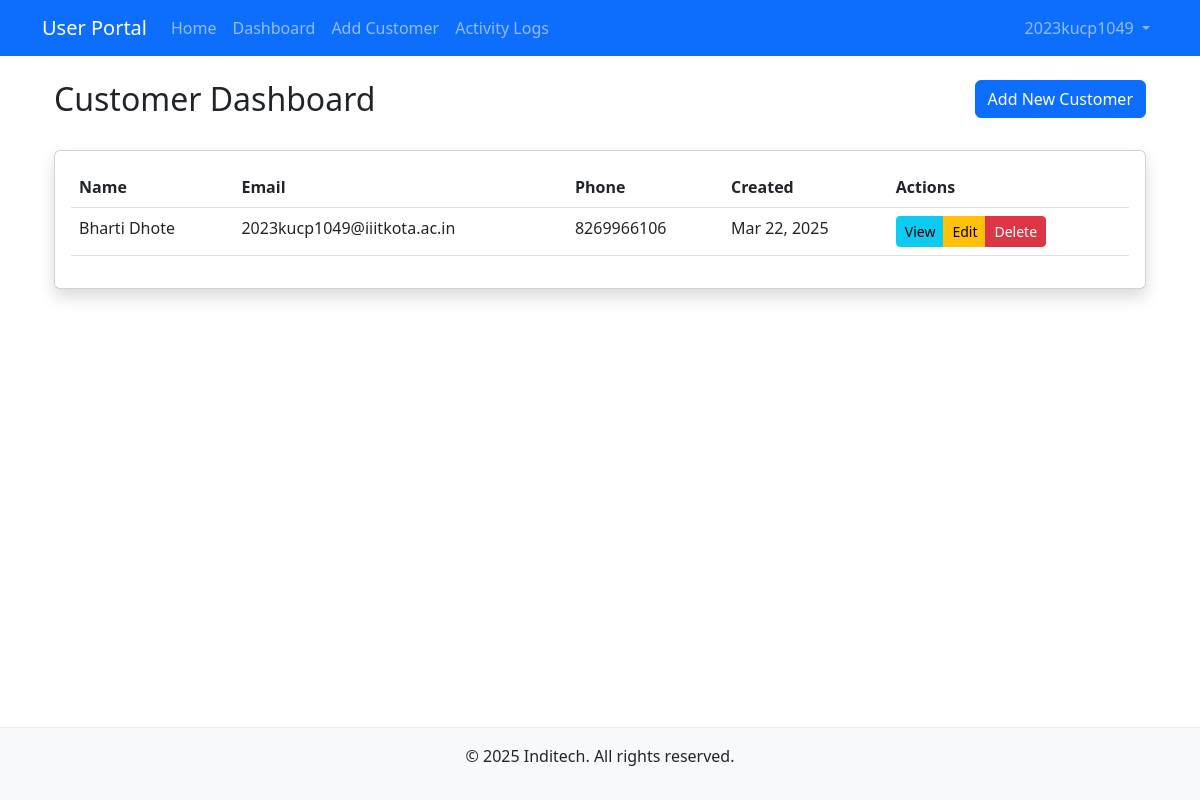
The app's page /portal/dashboard/ (signed in) with its own data.
### customer_portal/models.py (models this page shows, shortened)
class Customer(models.Model):
    GENDER_CHOICES = (
        ('male', 'Male'),
        ('female', 'Female'),
        ('other', 'Other'),
    )
    first_name = models.CharField(max_length=50)
    middle_name = models.CharField(max_length=50, blank=True, null=True)
    last_name = models.CharField(max_length=50)
    gender = models.CharField(max_length=10, choices=GENDER_CHOICES)
    date_of_birth = models.DateField()
    email = models.EmailField()
    phone = models.CharField(max_length=20)
    address = models.TextField()
    created_by = models.ForeignKey(User, on_delete=models.CASCADE, related_name='customers')
    created_at = models.DateTimeField(auto_now_add=True)
    updated_at = models.DateTimeField(auto_now=True)
    pdf_file = models.FileField(upload_to='pdfs/', blank=True, null=True)
    def get_full_name(self):
        if self.middle_name:
            return f"{self.first_name} {self.middle_name} {self.last_name}"
        return f"{self.first_name} {self.last_name}"

### customer_portal/views.py (the view)
# urls.py: path('dashboard/', views.dashboard, name='dashboard'),
@login_required
def dashboard(request):
    customers = Customer.objects.filter(created_by=request.user).order_by('-created_at')
    return render(request, 'customer_portal/dashboard.html', {'customers': customers})

### customer_portal/context_processors.py (called while the page is built)
def company_info(request):
    return {
        'company_name': settings.COMPANY_NAME,
        'portal_name': settings.PORTAL_NAME,
    }

### templates/customer_portal/dashboard.html (shortened to what this page needs)
{% extends 'base.html' %}
{% block content %}
<div class="container-fluid">
    <div class="row mb-4">
        <div class="col-md-6">
            <h1 class="h2">Customer Dashboard</h1>
        </div>
        <div class="col-md-6 text-end">
            <a href="{% url 'add_customer' %}" class="btn btn-primary">Add New Customer</a>
        </div>
    </div>
    <div class="card shadow">
        <div class="card-body">
            {% if customers %}
            <div class="table-responsive">
                <table class="table table-hover">
                    <thead>
                        <tr>
                            <th>Name</th>
                            <th>Email</th>
                            <th>Phone</th>
                            <th>Created</th>
                            <th>Actions</th>
                        </tr>
                    </thead>
                    <tbody>
                        {% for customer in customers %}
                        <tr>
                            <td>{{ customer.get_full_name }}</td>
                            <td>{{ customer.email }}</td>
                            <td>{{ customer.phone }}</td>
                            <td>{{ customer.created_at|date:"M d, Y" }}</td>
                            <td>
                                <div class="btn-group" role="group">
                                    <a href="{% url 'customer_detail' customer.id %}" class="btn btn-info btn-sm">View</a>
                                    <a href="{% url 'edit_customer' customer.id %}" class="btn btn-warning btn-sm">Edit</a>
                                    <a href="{% url 'delete_customer' customer.id %}" class="btn btn-danger btn-sm">Delete</a>
                                </div>
                            </td>
                        </tr>
                        {% endfor %}
                    </tbody>
                </table>
            </div>
            {% else %}
            <div class="alert alert-info">
                <p class="mb-0">No customers found. <a href="{% url 'add_customer' %}">Add your first customer</a>.</p>
            </div>
            {% endif %}
        </div>
    </div>
</div>
{% endblock %}

### templates/base.html (shortened to what this page needs)
<!DOCTYPE html>
<html lang="en">
<head>
    <link href="https://cdn.jsdelivr.net/npm/bootstrap@5.3.0-alpha1/dist/css/bootstrap.min.css" rel="stylesheet">
    {% load static %}
</head>
<body>
    <nav class="navbar navbar-expand-lg navbar-dark bg-primary fixed-top">
        <div class="container">
            <a class="navbar-brand" href="{% url 'home' %}">{{ portal_name }}</a>
            <div class="collapse navbar-collapse" id="navbarNav">
                <ul class="navbar-nav me-auto">
                    <li class="nav-item">
                        <a class="nav-link" href="{% url 'home' %}">Home</a>
                    </li>
                    {% if user.is_authenticated %}
                    <li class="nav-item">
                        <a class="nav-link" href="{% url 'dashboard' %}">Dashboard</a>
                    </li>
                    <li class="nav-item">
                        <a class="nav-link" href="{% url 'add_customer' %}">Add Customer</a>
                    </li>
                    <li class="nav-item">
                        <a class="nav-link" href="{% url 'admin_logs' %}">Activity Logs</a>
                    </li>
                    {% endif %}
                </ul>
                <ul class="navbar-nav">
                    {% if user.is_authenticated %}
                    <li class="nav-item dropdown">
                        <a class="nav-link dropdown-toggle" href="#" id="navbarDropdown" role="button" data-bs-toggle="dropdown">
                            {{ user.username|default:user.email }}
                        </a>
                    </li>
                    {% endif %}
                </ul>
            </div>
        </div>
    </nav>
    <div class="content">
        <div class="container mt-4">
            {% block content %}{% endblock %}
        </div>
    </div>
    <footer class="footer">
        <div class="container text-center">
            <p>&copy; {% now "Y" %} {{ company_name }}. All rights reserved.</p>
        </div>
    </footer>
</body>
</html>

### templates/base.html (style rules this page uses)
body { padding-top: 56px; min-height: 100vh; display: flex; flex-direction: column; }
.content { flex: 1; }
.footer { margin-top: auto; padding: 1rem 0; background-color: #f8f9fa; border-top: 1px solid #e9ecef; }

### records on screen
Customer: get_full_name "Bharti Dhote", email "2023kucp1049@iiitkota.ac.in", phone "8269966106", created_at "Mar 22, 2025"

### other values on screen
{{ portal_name }} "User Portal"
{{ user.username|default:user.email }} "2023kucp1049"
{{ company_name }} "Inditech"
